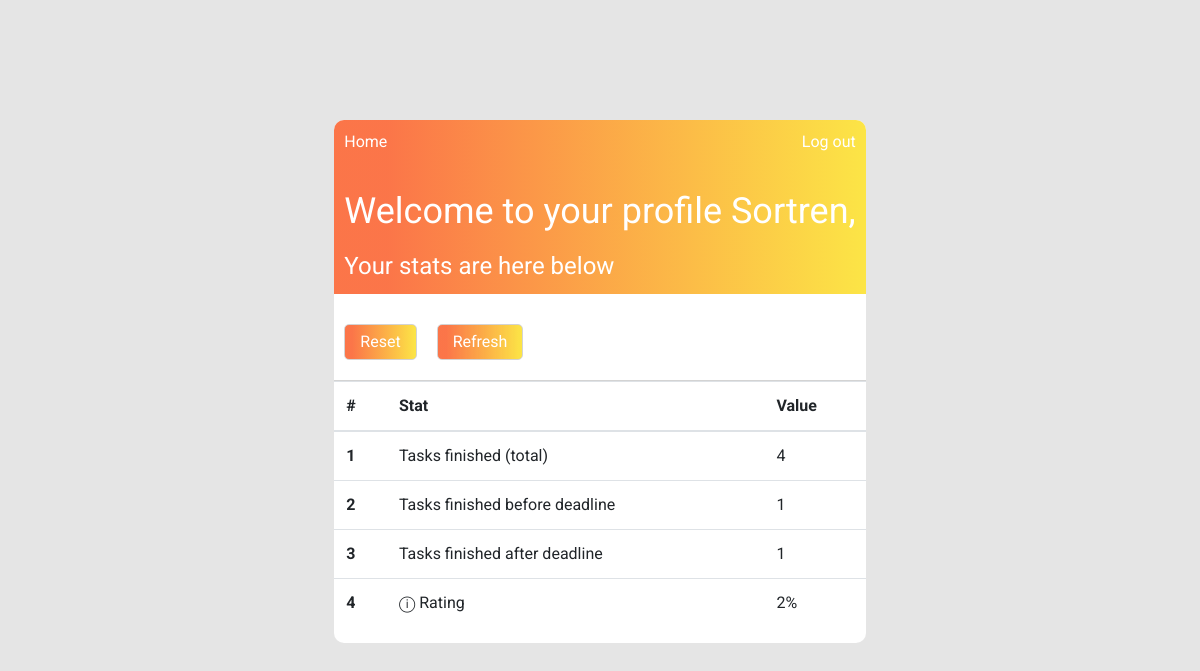
The page /profile/ (signed in) on the database as committed earlier.
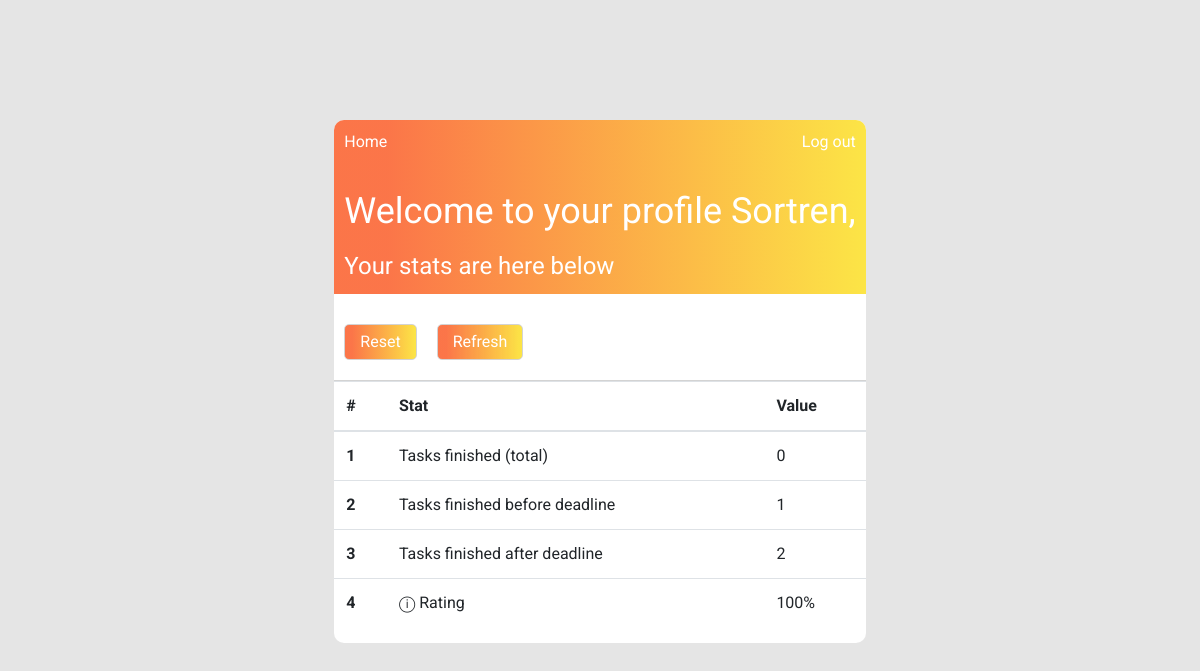
The same page on the database as committed later.
### users/models.py (models this page shows, shortened)
class Profile(models.Model):
    user = models.OneToOneField(User, on_delete=models.CASCADE)
    total_tasks_finished = models.IntegerField(default=0)
    finished_before_deadline = models.IntegerField(default=0)
    finished_after_deadline = models.IntegerField(default=0)
    rating = models.IntegerField(default=0, validators=[validate_rating])

### users/views.py (the view)
# urls.py: path('profile/', include('users.urls')),
@login_required(login_url='login')
def profile(request):
    profile = Profile.objects.get(user=request.user)
    context = {
        'profile': profile
    }
    return render(request, 'users/profile.html', context)

### users/templates/users/profile.html (shortened to what this page needs)
{% extends "to_do/base_home.html" %}
{% block header%}
  <span class="welcome">Welcome to your profile <a href = "{% url 'profile' %} " class = "username">{{ user.username }},</a></span>
{% endblock header%}
{% block mid-panel %}
  <div class="sort">
    <form method="POST" action="reset-stats/" class="reset">
      <button class = "button" type="submit">Reset</button>
    </form>
    <form method="POST" action="refresh-stats/" class="reset">
      <button class = "button" type="submit">Refresh</button>
    </form>
  </div>
{% endblock mid-panel %}
{% block tasks-to-do %}
    <span class="incomplete">
      Your stats are here below
    </span>
{% endblock tasks-to-do %}
{% block profile%}
    <div class = "tasks-container">
      <table class="table">
        <thead>
          <tr>
            <th scope="col">#</th>
            <th scope="col">Stat</th>
            <th scope="col">Value</th>
          </tr>
        </thead>
        <tbody>
          <tr>
            <th scope="row">1</th>
            <td>Tasks finished (total)</td>
            <td>{{profile.total_tasks_finished}}</td>
          </tr>
          <tr>
            <th scope="row">2</th>
            <td>Tasks finished before deadline</td>
            <td>{{profile.finished_before_deadline}}</td>
          </tr>
          <tr>
            <th scope="row">3</th>
            <td>Tasks finished after deadline</td>
            <td>{{profile.finished_after_deadline}}</td>
          </tr>
          <tr>
            <th scope="row">4</th>
              <td>
                <span data-bs-toggle="tooltip" data-bs-placement="top" title="Rating is basically the percantage of your tasks finished before deadline to the total amount of tasks finished, thus you can know how on-time are" class="hidden-info">&#9432</span>
                <span>Rating</span>
              </td>
            <td>{{profile.rating}}%</td>
          </tr>
        </tbody>
      </table>
    </div>
{% endblock profile%}

Rows that differ between the two databases and show on the page:
changed Profile: total_tasks_finished "4" → "0"; finished_after_deadline "1" → "2"; rating "2" → "100"
